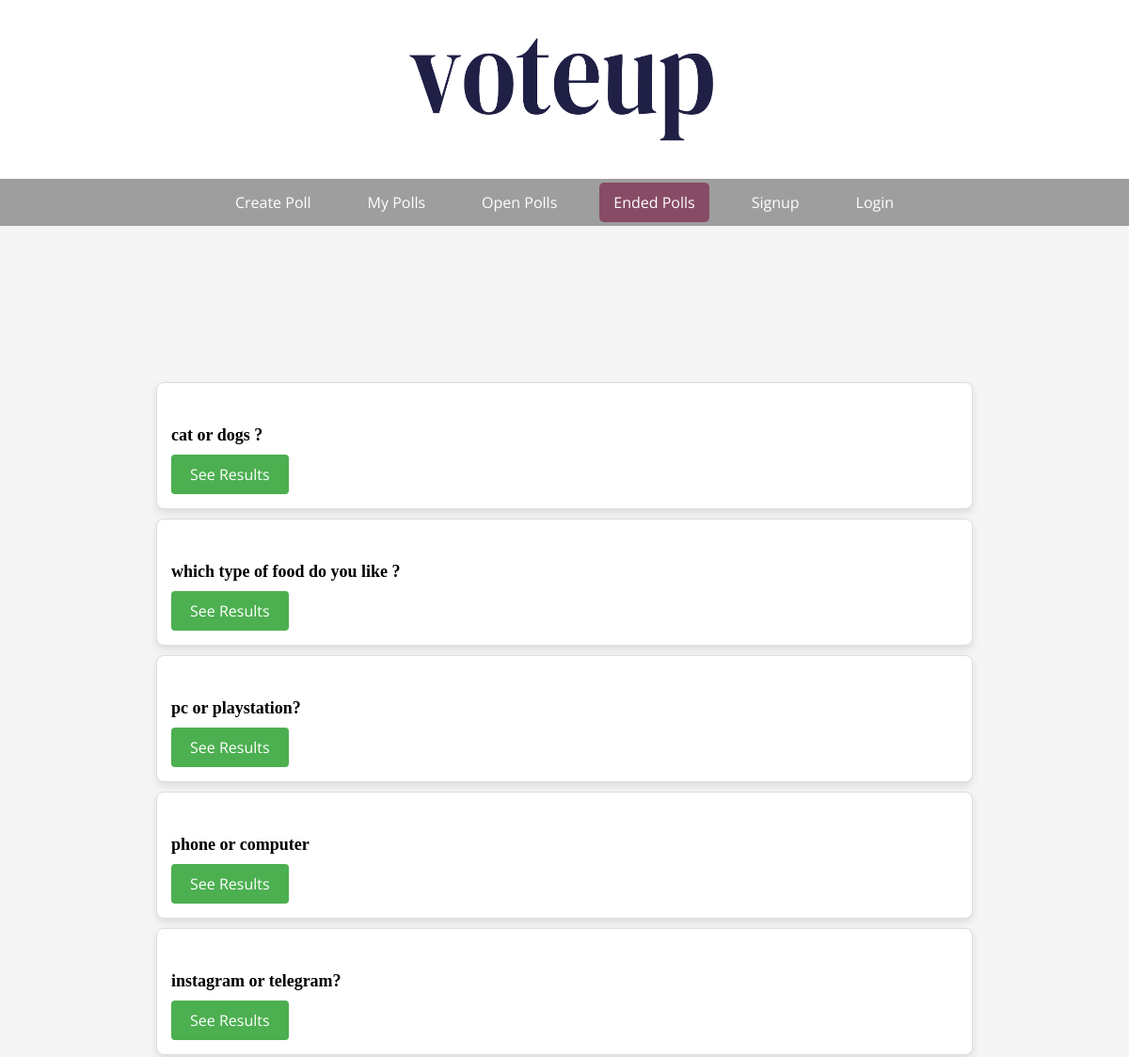
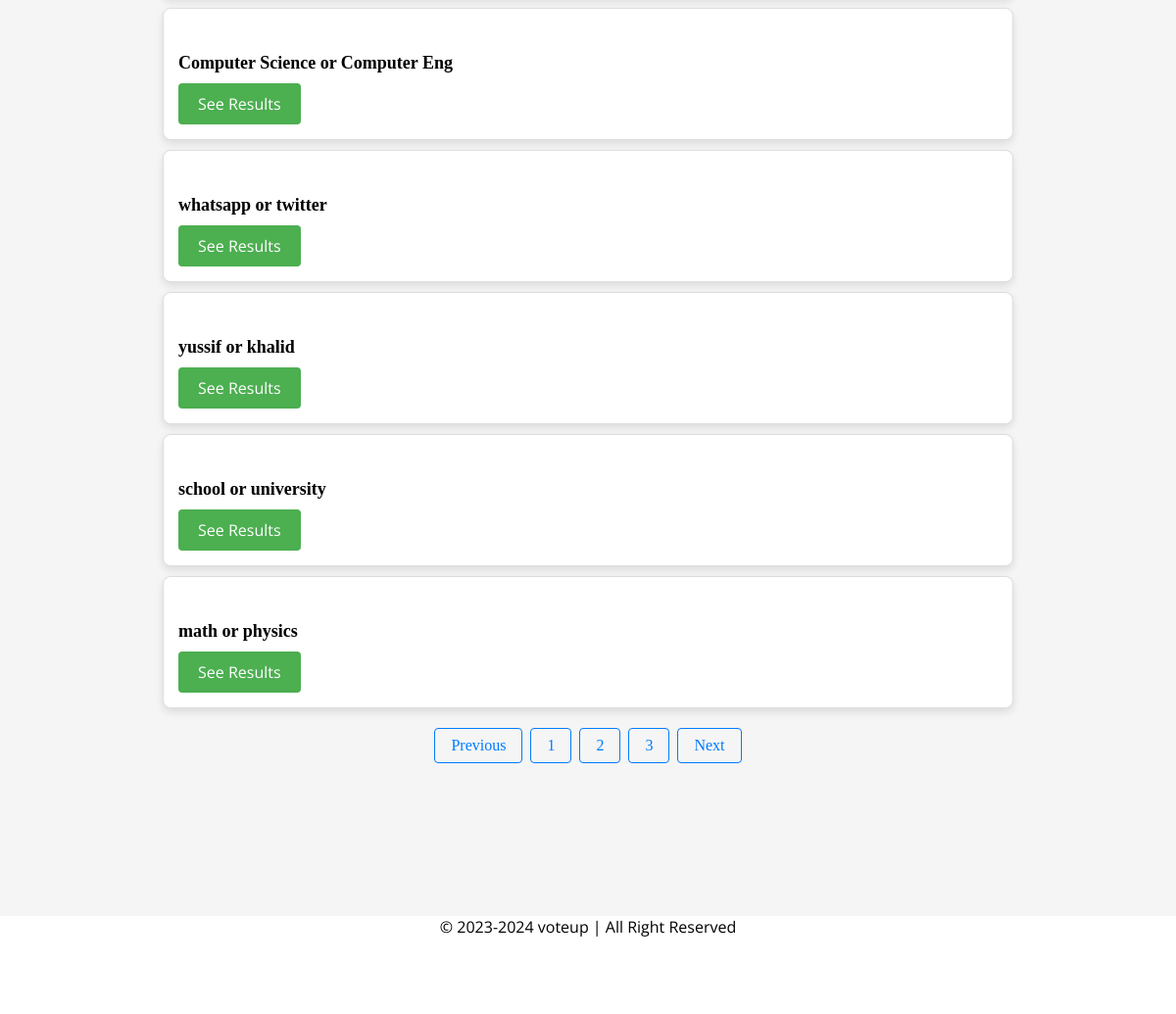
The app's page /endedpolls.php?page=2 with its own data (2 pictures, top to bottom).
### tables this page shows
CREATE TABLE `poll` (
  `poll_id` int(11) NOT NULL,
  `creator_id` int(11) DEFAULT NULL,
  `question` varchar(255) DEFAULT NULL,
  `options` varchar(255) DEFAULT NULL,
  `end_date` datetime DEFAULT NULL,
  `s_date` timestamp NOT NULL DEFAULT current_timestamp() ON UPDATE current_timestamp(),
  `status` tinyint(1) NOT NULL
);

### endedpolls.php (the view, shortened to what this page needs)
<?php
include("header.php");
?>
    <main>
     <?php
        require("connection.php");
        $pollsPerPage = 10;
        $currentPage = isset($_GET['page']) ? intval($_GET['page']) : 1;
        $offset = ($currentPage - 1) * $pollsPerPage;
        $stmt = $db->prepare('SELECT question, poll_id FROM poll WHERE status = 1 ORDER BY poll_id DESC LIMIT :limit OFFSET :offset');
        $stmt->bindParam(':limit', $pollsPerPage, PDO::PARAM_INT);
        $stmt->bindParam(':offset', $offset, PDO::PARAM_INT);
        $stmt->execute();
        $polls = $stmt->fetchAll(PDO::FETCH_ASSOC);
            if ($polls) {
                foreach ($polls as $poll) {
                    ?>
                    <div class="card">
                        <div class="card-body">
                            <div class="card-content">
                                <h5 class="card-title"><?php echo $poll['question']; ?></h5>
                                <div class="card-buttons">
                                   <a href="results.php?poll_id=<?php echo $poll['poll_id'];?>"><button class="result-button">See Results</button></a>
                                </div>
                            </div>
                        </div>
                    </div>
                    <?php
                }
                    $stmtTotal = $db->prepare('SELECT COUNT(*) as total FROM poll WHERE status = 1');
                    $stmtTotal->execute();
                    $resultTotal = $stmtTotal->fetch(PDO::FETCH_ASSOC);
                    $totalPages = ceil($resultTotal['total'] / $pollsPerPage);
                    $prevPage = $currentPage - 1;
                    echo '<div class="pagination">';
                    if ($prevPage > 0) {
                        echo '<a href="?page=' . $prevPage . '">Previous</a>';
                    }
                    for ($i = 1; $i <= $totalPages; $i++) {
                        echo '<a href="?page=' . $i . '">' . $i . '</a>';
                    }
                    if ($currentPage < $totalPages) {
                        echo '<a href="?page=' . ($currentPage + 1) . '">Next</a>';
                    }
                    echo '</div>';
                        }
                else {
                    echo '<p>No polls for now. : )</p>';
                         }
    ?>
    </main>
<?php include("footer.php"); ?>

### style/mainstyle.css (style rules this page uses)
body { margin: 0; padding: 0; }
main { background-color: #F5F5F5; min-height: 500px; padding: 13%; }

### endedpolls.php (style rules this page uses)
.card { border: 1px solid #ddd; border-radius: 8px; margin: 10px; padding: 15px; background-color: #fff; box-shadow: 0 4px 8px rgba(0, 0, 0, 0.1); transition: box-shadow 0.3s ease; }
.card-title { font-size: 18px; margin-bottom: 10px; }
.result-button { background-color: #4CAF50; color: white; padding: 10px 20px; text-align: center; text-decoration: none; display: inline-block; font-size: 16px; border: none; border-radius: 4px; cursor: pointer; font-family: 'Open Sans', sans-serif; }
.pagination { display: flex; justify-content: center; align-items: center; margin-top: 20px; }
.pagination a { color: #007BFF; padding: 8px 16px; text-decoration: none; border: 1px solid #007BFF; border-radius: 4px; margin: 0 4px; transition: background-color 0.3s ease; }

### records on screen
poll: question "cat or dogs ?"
poll: question "which type of food do you like ?"
poll: question "pc or playstation?"
poll: question "phone or computer"
poll: question "instagram or telegram?"
poll: question "Computer Science or Computer Eng"
poll: question "whatsapp or twitter"
poll: question "yussif or khalid"
poll: question "school or university"
poll: question "math or physics"
